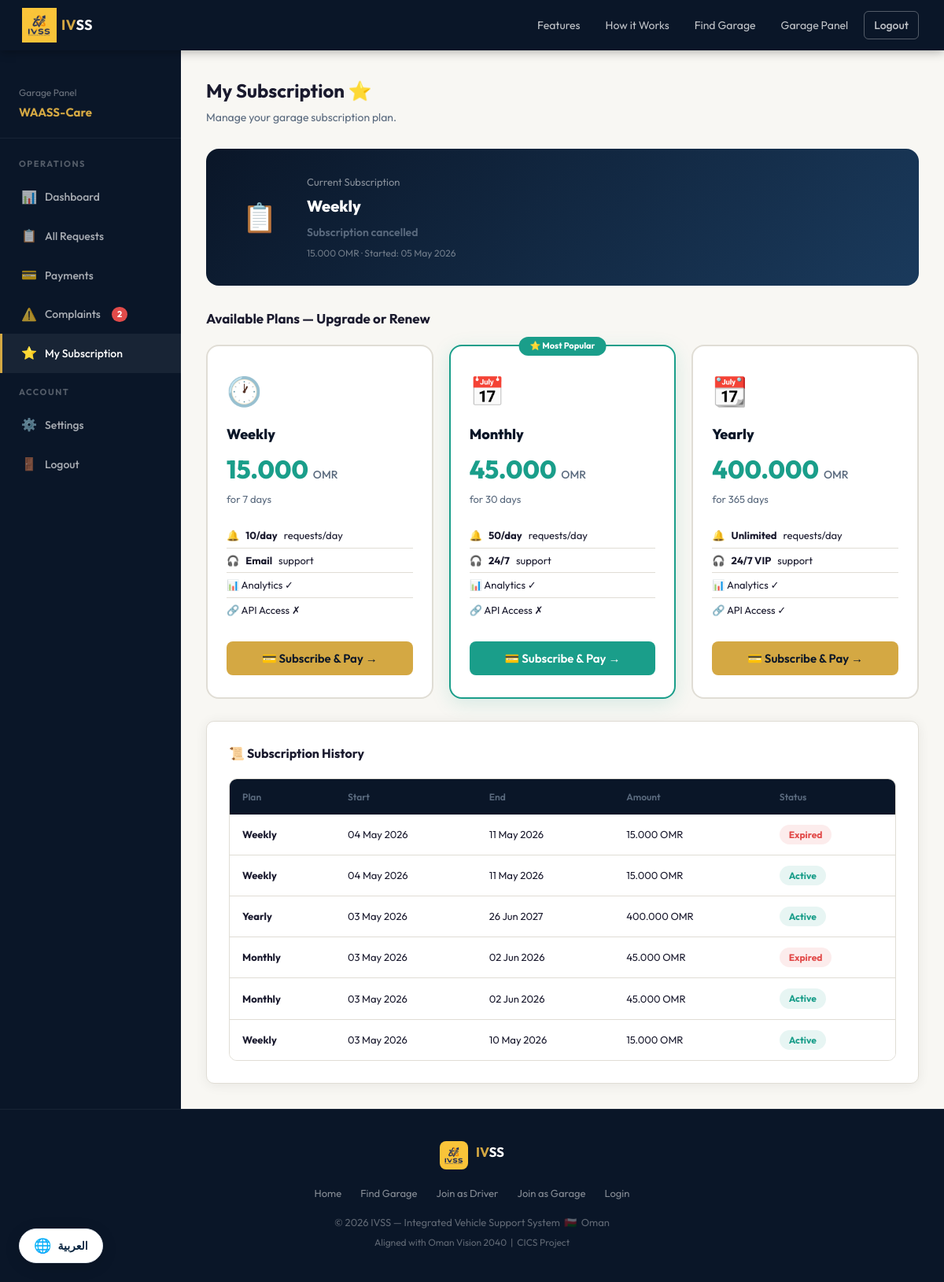
Screenshot of /pages/garage_subscriptions.php (signed in) with the database file from the repository.
### tables this page shows
CREATE TABLE IF NOT EXISTS `garage_subscriptions` (
  `subscription_id` int NOT NULL AUTO_INCREMENT,
  `garage_id` int NOT NULL,
  `plan_id` int NOT NULL,
  `start_date` date NOT NULL,
  `end_date` date NOT NULL,
  `status` enum('pending_payment','active','expired','cancelled') DEFAULT 'pending_payment',
  `payment_status` enum('pending','paid','failed') DEFAULT 'pending',
  `payment_method` varchar(20) DEFAULT NULL,
  `amount_paid` decimal(10,3) DEFAULT '0.000',
  `renewal_auto` tinyint(1) DEFAULT '0',
  `paid_at` timestamp NULL DEFAULT NULL,
  `created_at` timestamp NULL DEFAULT CURRENT_TIMESTAMP,
  PRIMARY KEY (`subscription_id`),
  KEY `plan_id` (`plan_id`),
  KEY `idx_garage_status` (`garage_id`,`status`),
  KEY `idx_end_date` (`end_date`)
);

CREATE TABLE IF NOT EXISTS `subscription_plans` (
  `plan_id` int NOT NULL AUTO_INCREMENT,
  `plan_name` varchar(50) NOT NULL,
  `duration_days` int NOT NULL,
  `price` decimal(10,3) NOT NULL,
  `features` json DEFAULT NULL,
  `is_active` tinyint(1) DEFAULT '1',
  `created_at` timestamp NULL DEFAULT CURRENT_TIMESTAMP,
  PRIMARY KEY (`plan_id`),
  UNIQUE KEY `plan_name` (`plan_name`)
);

CREATE TABLE IF NOT EXISTS `subscription_history` (
  `history_id` int NOT NULL AUTO_INCREMENT,
  `garage_id` int NOT NULL,
  `plan_id` int NOT NULL,
  `start_date` date NOT NULL,
  `end_date` date NOT NULL,
  `status` varchar(20) DEFAULT 'expired',
  `amount_paid` decimal(10,3) DEFAULT '0.000',
  `archived_at` timestamp NULL DEFAULT CURRENT_TIMESTAMP,
  PRIMARY KEY (`history_id`),
  KEY `garage_id` (`garage_id`),
  KEY `plan_id` (`plan_id`)
);

### includes/config.php (called while the page is built, shortened)
<?php
function getDB()
{
    static $pdo = null;
    if ($pdo === null) {
        try {
            $dsn = "mysql:host=" . DB_HOST . ";dbname=" . DB_NAME . ";charset=utf8mb4";
            $pdo = new PDO($dsn, DB_USER, DB_PASS, [
                PDO::ATTR_ERRMODE            => PDO::ERRMODE_EXCEPTION,
                PDO::ATTR_DEFAULT_FETCH_MODE => PDO::FETCH_ASSOC,
                PDO::ATTR_EMULATE_PREPARES   => false,
            ]);
        } catch (PDOException $e) {
            die('<div style="font-family:sans-serif;padding:20px;color:red;">
                 <strong>Database Error:</strong> ' . htmlspecialchars($e->getMessage()) . '</div>');
        }
    }
    return $pdo;
}
function getGarageSubscription($garageId)
{
    try {
        $db   = getDB();
        $stmt = $db->prepare("
            SELECT gs.*, sp.plan_name, sp.duration_days, sp.price, sp.features
            FROM   garage_subscriptions gs
            JOIN   subscription_plans   sp ON gs.plan_id = sp.plan_id
            WHERE  gs.garage_id = ?
            ORDER  BY gs.created_at DESC
            LIMIT  1
        ");
        $stmt->execute([(int)$garageId]);
        return $stmt->fetch() ?: false;
    } catch (Exception $e) {
        return false;
    }
}
function getRemainingDays($garageId)
{
    try {
        $db   = getDB();
        $stmt = $db->prepare("
            SELECT DATEDIFF(end_date, CURDATE()) AS days_left
            FROM   garage_subscriptions
            WHERE  garage_id = ? AND status = 'active' AND end_date >= CURDATE()
            ORDER  BY end_date DESC LIMIT 1
        ");
        $stmt->execute([(int)$garageId]);
        $row = $stmt->fetch();
        return $row ? max(0, (int)$row['days_left']) : 0;
    } catch (Exception $e) {
        return 0;
    }
}
function getSubscriptionStatus($garageId)
{
    try {
        $sub  = getGarageSubscription($garageId);
        $days = getRemainingDays($garageId);
        if ($sub['status'] === 'cancelled') {
            return [
                'status' => 'cancelled',
                'message' => 'Subscription cancelled',
                'color' => 'var(--muted)',
                'days' => 0,
                'plan' => $sub['plan_name']
            ];
        }
        return [
            'status' => 'active',
            'message' => 'Active until ' . date('d M Y', strtotime($sub['end_date'])),
            'color' => 'var(--teal)',
            'days' => $days,
            'plan' => $sub['plan_name']
        ];
    } catch (Exception $e) {
        return [
            'status' => 'none',
            'message' => 'No active subscription',
            'color' => 'var(--danger)',
            'days' => 0,
            'plan' => null
        ];
    }
}

### pages/garage_subscriptions.php (the view, shortened to what this page needs)
<?php
require_once __DIR__ . '/../includes/config.php';
$db       = getDB();
$garageId = (int) $_SESSION['garage_id'];
$subStatus = getSubscriptionStatus($garageId);
$curSub    = getGarageSubscription($garageId);
$plans = [];
try {
    $plans = $db->query("SELECT * FROM subscription_plans WHERE is_active=1 ORDER BY duration_days ASC")->fetchAll();
} catch (Exception $e) {}
$history = [];
try {
    $histStmt = $db->prepare("
        SELECT sh.*, sp.plan_name, sp.price AS plan_price
        FROM   subscription_history sh
        JOIN   subscription_plans   sp ON sh.plan_id = sp.plan_id
        WHERE  sh.garage_id = ?
        ORDER  BY sh.archived_at DESC
        LIMIT  10
    ");
    $histStmt->execute([$garageId]);
    $history = $histStmt->fetchAll();
} catch (Exception $e) {}
$openComplaints = 0;
try {
    $oc = $db->prepare("SELECT COUNT(*) FROM complaints WHERE garage_id=? AND status='open'");
    $oc->execute([$garageId]);
    $openComplaints = (int)$oc->fetchColumn();
} catch (Exception $e) {}
$dbMissing   = empty($plans);
$planIcons   = [1=>'🕐', 2=>'📅', 3=>'📆'];
$recommended = 2;
include __DIR__ . '/../includes/header.php';
?>
<div class="dash-layout">
  <div class="dash-sidebar">
    <div style="padding:20px 24px;border-bottom:1px solid rgba(255,255,255,0.06);margin-bottom:8px;">
      <div style="font-size:12px;color:rgba(255,255,255,0.4);">Garage Panel</div>
      <div style="font-size:15px;font-weight:700;color:var(--gold);margin-top:4px;">
        <?= htmlspecialchars($_SESSION['garage_name']) ?>
      </div>
    </div>
    <div class="sidebar-nav">
      <div class="sidebar-section">Operations</div>
      <a href="garage_dashboard.php"><span class="nav-icon">📊</span> Dashboard</a>
      <a href="garage_requests.php"><span class="nav-icon">📋</span> All Requests</a>
      <a href="garage_payments.php"><span class="nav-icon">💳</span> Payments</a>
      <a href="garage_complaints.php">
        <span class="nav-icon">⚠️</span> Complaints
        <?php if ($openComplaints > 0): ?>
        <span style="background:var(--danger);color:#fff;border-radius:10px;
                     padding:1px 7px;font-size:11px;font-weight:700;margin-left:4px;">
          <?= $openComplaints ?>
        </span>
        <?php endif; ?>
      </a>
      <a href="garage_subscriptions.php" class="active">
        <span class="nav-icon">⭐</span> My Subscription
      </a>
      <div class="sidebar-section">Account</div>
      <a href="garage_profile.php"><span class="nav-icon">⚙️</span> Settings</a>
      <a href="logout.php"><span class="nav-icon">🚪</span> Logout</a>
    </div>
  </div>
  <div class="dash-content">
    <div class="dash-header">
      <div>
        <div class="dash-title">My Subscription ⭐</div>
        <div class="dash-sub">Manage your garage subscription plan.</div>
      </div>
    </div>
    <div class="sub-hero">
      <div class="sub-hero-icon <?= $subStatus['status'] ?>">
        <?= match($subStatus['status']) {
            'active'          => '✅',
            'expiring'        => '⚠️',
            'expired'         => '❌',
            'pending_payment' => '⏳',
            default           => '📋',
        } ?>
      </div>
      <div>
        <div style="font-size:13px;color:rgba(255,255,255,.5);margin-bottom:4px;">Current Subscription</div>
        <div style="font-size:20px;font-weight:800;color:#fff;margin-bottom:6px;">
          <?= htmlspecialchars($subStatus['plan'] ?? 'No Active Plan') ?>
        </div>
        <div style="font-size:14px;font-weight:600;color:<?= $subStatus['color'] ?>;">
          <?= htmlspecialchars($subStatus['message']) ?>
        </div>
        <?php if ($curSub && !in_array($subStatus['status'],['none'])): ?>
        <div style="font-size:12px;color:rgba(255,255,255,.4);margin-top:6px;">
          <?= number_format($curSub['price'],3) ?> OMR ·
          Started: <?= date('d M Y', strtotime($curSub['start_date'])) ?>
        </div>
        <?php endif; ?>
      </div>
    </div>
    <?php if (!$dbMissing): ?>
    <h3 style="font-size:17px;font-weight:700;margin-bottom:20px;">
      <?= in_array($subStatus['status'],['none','expired']) ? 'Choose a Plan to Get Started' : 'Available Plans — Upgrade or Renew' ?>
    </h3>
    <div class="plans-grid">
      <?php foreach ($plans as $plan):
        $feats      = json_decode($plan['features'] ?? '{}', true);
        $isCurrent  = ($curSub && $curSub['plan_id'] == $plan['plan_id'] && $subStatus['status'] === 'active');
        $isPending  = ($curSub && $curSub['plan_id'] == $plan['plan_id'] && $subStatus['status'] === 'pending_payment');
        $isRec      = ($plan['plan_id'] == $recommended);
        $dailyReq   = $feats['daily_requests'] ?? '—';
        $dailyLabel = ($dailyReq >= 9999) ? 'Unlimited' : $dailyReq.'/day';
      ?>
      <div class="plan-card <?= $isRec ? 'recommended' : '' ?>">
        <?php if ($isRec && !$isCurrent && !$isPending): ?>
        <div class="plan-badge">⭐ Most Popular</div>
        <?php endif; ?>
        <div class="plan-icon"><?= $planIcons[$plan['plan_id']] ?? '📦' ?></div>
        <div class="plan-name"><?= htmlspecialchars($plan['plan_name']) ?></div>
        <div class="plan-price"><?= number_format($plan['price'],3) ?> <span>OMR</span></div>
        <div class="plan-dur">for <?= $plan['duration_days'] ?> days</div>
        <ul class="plan-feat">
          <li>🔔 <strong><?= $dailyLabel ?></strong> requests/day</li>
          <li>🎧 <strong><?= htmlspecialchars($feats['support'] ?? 'Email') ?></strong> support</li>
          <li>📊 Analytics <?= !empty($feats['analytics']) ? '✓' : '✗' ?></li>
          <li>🔗 API Access <?= !empty($feats['api_access']) ? '✓' : '✗' ?></li>
        </ul>
        <?php if ($isPending): ?>
        <a href="subscription_payment.php?sub_id=<?= $curSub['subscription_id'] ?>"
           class="btn btn-primary" style="display:block;width:100%;padding:12px;text-align:center;text-decoration:none;">
          💳 Complete Payment →
        </a>
        <?php elseif ($isCurrent): ?>
        <button class="btn btn-teal" style="width:100%;padding:12px;" disabled>✅ Active Plan</button>
        <?php else: ?>
        <form method="POST">
          <button type="submit" name="subscribe"
                  class="btn <?= $isRec ? 'btn-teal' : 'btn-primary' ?>"
                  style="width:100%;padding:12px;">
            <?= in_array($subStatus['status'],['none','expired','cancelled'])
                ? '💳 Subscribe & Pay →'
                : '🔄 Switch & Pay →' ?>
          </button>
        </form>
        <?php endif; ?>
      </div>
      <?php endforeach; ?>
    </div>
    <?php if (!empty($history)): ?>
    <div class="card">
      <h3 style="font-size:16px;font-weight:700;margin-bottom:18px;">📜 Subscription History</h3>
      <div class="table-wrap">
        <table class="history-table">
          <thead><tr><th>Plan</th><th>Start</th><th>End</th><th>Amount</th><th>Status</th></tr></thead>
          <tbody>
            <?php foreach ($history as $h): ?>
            <tr>
              <td><strong><?= htmlspecialchars($h['plan_name']) ?></strong></td>
              <td><?= date('d M Y', strtotime($h['start_date'])) ?></td>
              <td><?= date('d M Y', strtotime($h['end_date'])) ?></td>
              <td><?= number_format($h['amount_paid'],3) ?> OMR</td>
              <td>
                <span class="status-pill pill-<?= str_replace('_payment','',$h['status']) ?>">
                  <?= ucfirst(str_replace('_',' ',$h['status'])) ?>
                </span>
              </td>
            </tr>
            <?php endforeach; ?>
          </tbody>
        </table>
      </div>
    </div>
    <?php endif; ?>
    <?php endif;  ?>
  </div>
</div>
<?php include __DIR__ . '/../includes/footer.php'; ?>

### css/style.css (style rules this page uses)
*, *::before, *::after { margin: 0; padding: 0; box-sizing: border-box; }
:root { --navy: #0a1628; --navy2: #0d1f3c; --navy3: #112240; --gold: #d4a843; --gold2: #f0c060; --teal: #1a9e8a; --teal2: #22c4ab; --bg: #f8f7f3; --white: #ffffff; --text: #1a1a2e; --muted: #5a6a7e; --border: #e0ddd5; --danger: #e24b4a; --success: #1a9e8a; --warning: #d4a843; --radius: 10px; --shadow: 0 2px 16px rgba(0,0,0,0.07); }
html { scroll-behavior: smooth; }
body { font-family: 'Outfit', 'Tajawal', sans-serif; background: var(--bg); color: var(--text); line-height: 1.6; }
.card { background: var(--white); border: 1px solid var(--border); border-radius: var(--radius); padding: 28px; box-shadow: var(--shadow); }
.btn { display: inline-block; padding: 12px 28px; border-radius: 8px; font-size: 15px; font-weight: 600; text-decoration: none; cursor: pointer; border: none; font-family: inherit; transition: all 0.2s; text-align: center; }
.btn-primary { background: var(--gold); color: var(--navy); }
.btn-teal { background: var(--teal); color: var(--white); }
.table-wrap { overflow-x: auto; border-radius: var(--radius); border: 1px solid var(--border); }
table { width: 100%; border-collapse: collapse; background: var(--white); }
thead th { background: var(--navy); color: var(--white); padding: 13px 16px; text-align: left; font-size: 13px; font-weight: 600; }
tbody tr { border-bottom: 1px solid var(--border); transition: background 0.15s; }
tbody tr:last-child { border-bottom: none; }
tbody td { padding: 13px 16px; font-size: 14px; color: var(--text); }
.dash-layout { display: flex; min-height: calc(100vh - 64px); }
.dash-sidebar { width: 230px; background: var(--navy); padding: 24px 0; flex-shrink: 0; }
.sidebar-nav a { display: flex; align-items: center; gap: 10px; padding: 12px 24px; color: rgba(255,255,255,0.65); text-decoration: none; font-size: 14px; font-weight: 500; transition: all 0.2s; border-left: 3px solid transparent; }
.sidebar-nav a:hover, .sidebar-nav a.active { color: var(--white); background: rgba(255,255,255,0.06); border-left-color: var(--gold); }
.sidebar-nav .nav-icon { font-size: 16px; width: 20px; text-align: center; }
.sidebar-section { font-size: 11px; font-weight: 700; letter-spacing: 1.5px; color: rgba(255,255,255,0.3); padding: 16px 24px 8px; text-transform: uppercase; }
.dash-content { flex: 1; padding: 32px; overflow-y: auto; }
.dash-header { display: flex; align-items: center; justify-content: space-between; margin-bottom: 28px; }
.dash-title { font-size: 24px; font-weight: 700; }
.dash-sub { font-size: 14px; color: var(--muted); margin-top: 4px; }

### includes/header.php (style rules this page uses)
body { top: 0 !important; }

### rows the page displays
garage_subscriptions: status "📋", plan.plan_name "Weekly", plan.price "15.000", start_date "05 May 2026"
subscription_plans: plan_id "🕐", plan_name "Weekly", price "15.000", duration_days "7", features "10/day", features "Email"
subscription_plans: shows "⭐ Most Popular", plan_id "📅", plan_name "Monthly", price "45.000", duration_days "30", features "50/day", features "24/7"
subscription_plans: plan_id "📆", plan_name "Yearly", price "400.000", duration_days "365", features "Unlimited", features "24/7 VIP"
subscription_history: plan.plan_name "Weekly", start_date "04 May 2026", end_date "11 May 2026", amount_paid "15.000", status "Expired"
subscription_history: plan.plan_name "Weekly", start_date "04 May 2026", end_date "11 May 2026", amount_paid "15.000", status "Active"
subscription_history: plan.plan_name "Yearly", start_date "03 May 2026", end_date "26 Jun 2027", amount_paid "400.000", status "Active"
subscription_history: plan.plan_name "Monthly", start_date "03 May 2026", end_date "02 Jun 2026", amount_paid "45.000", status "Expired"
subscription_history: plan.plan_name "Monthly", start_date "03 May 2026", end_date "02 Jun 2026", amount_paid "45.000", status "Active"
subscription_history: plan.plan_name "Weekly", start_date "03 May 2026", end_date "10 May 2026", amount_paid "15.000", status "Active"

### other values shown
$_SESSION['garage_name'] "WAASS-Care"
$openComplaints "2"
$subStatus['message'] "Subscription cancelled"
